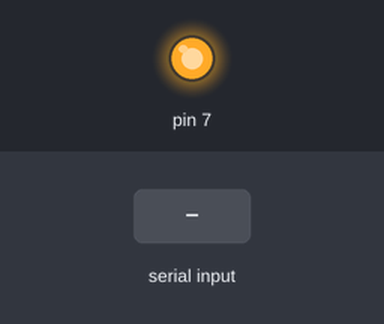
Bench run of a sketch on a simulated Arduino Uno, built with avr-gcc and run on an emulated ATmega328P. On the bench: output pins drawn as LEDs (lit = HIGH). The inputs (shaded band) are chosen by the test bench.

Above: at 1.5 s.
1.6 s: "ON\n" received over Serial
At 3.3 s:
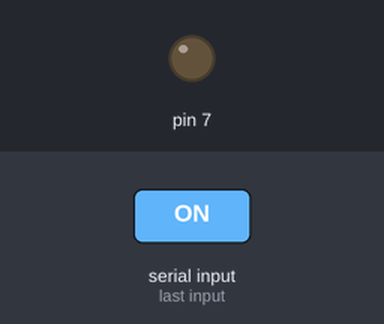
Timing chart, 0 to 13.5 s (numbered marks = the images above; inputs shaded):
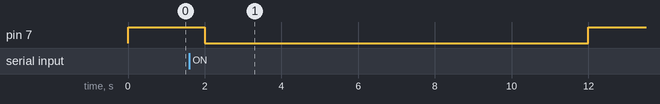

The sketch:

lock_code.ino
```cpp
String cmd;

void setup() {
  pinMode(7,OUTPUT);
  Serial.begin(9600);
}

void loop() {
  digitalWrite(7,HIGH);
  delay(500);

  if(Serial.available()){
    cmd = Serial.readStringUntil('\n');
    if(cmd == "ON")
      for(int counter = 0 ; counter<5;counter++){
        digitalWrite(7,LOW);
        delay(2000);
        }
  }

}
```

Measured:
- after the input at 1.6 s, pin 7: HIGH → LOW after 0.40 s, → HIGH 10.0 s later
